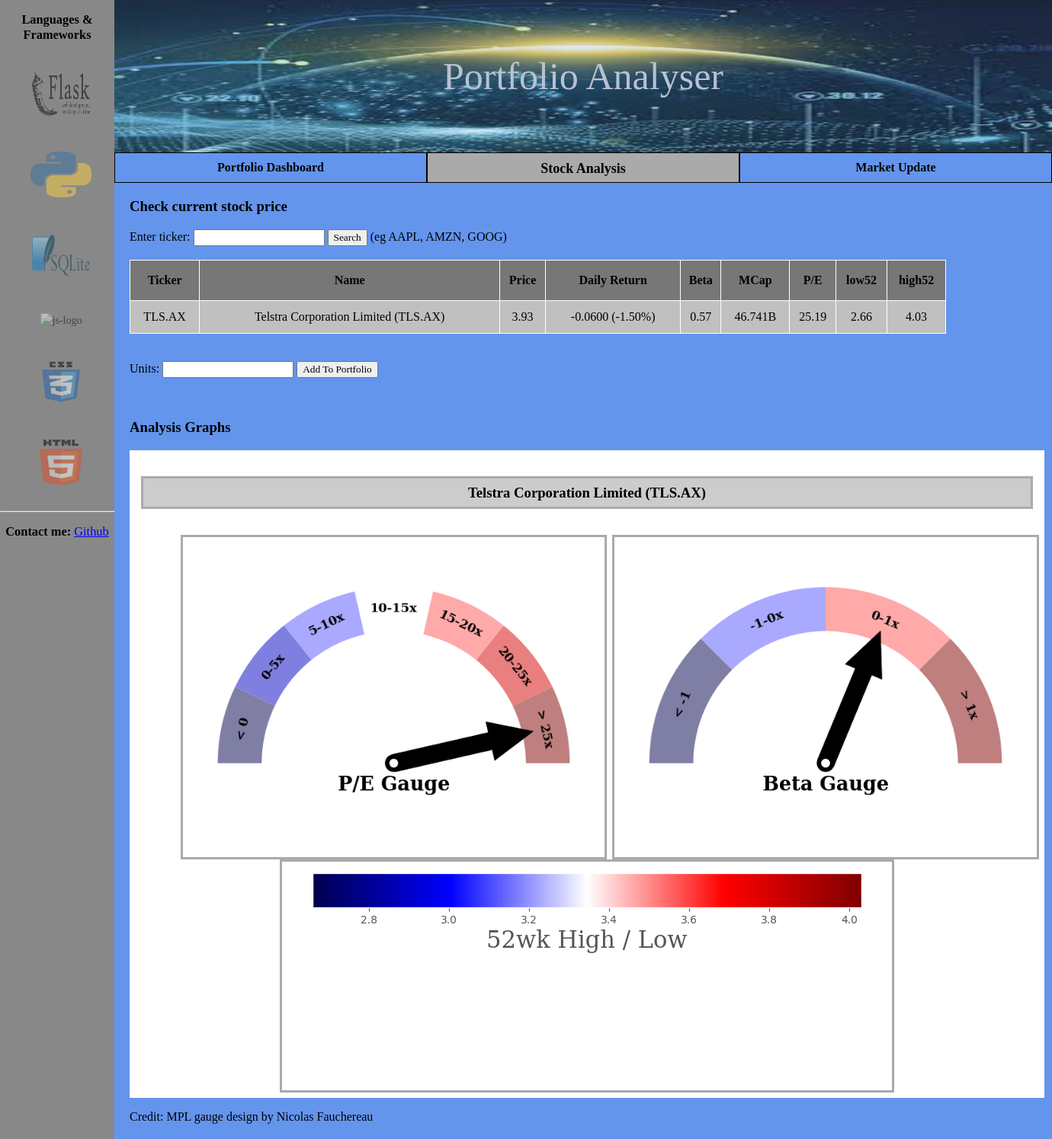
The app's page /analysis with its own data.
### app.py (models this page shows, shortened)
class Stock(db.Model):
    id = db.Column(db.Integer, primary_key=True)
    ticker = db.Column(db.String(10))
    name = db.Column(db.String(20))
    price = db.Column(db.Numeric(9, 2))
    daily_return = db.Column(db.String(20))
    beta = db.Column(db.Numeric(9, 2))
    mcap = db.Column(db.String(10))
    pe = db.Column(db.Numeric(9, 2))
    low52 = db.Column(db.Numeric(9, 2))
    high52 = db.Column(db.Numeric(9, 2))

### app.py (the view)
@app.route("/analysis", methods=["POST", "GET"])
def analysis():
    if request.method == "POST":
        stock_stats = find_stock()
        new_search = Stock(ticker=request.form["ticker-search"], name=str(stock_stats[0]), price=str(stock_stats[1]),
                           daily_return=str(stock_stats[2]), beta=str(stock_stats[3]), mcap=str(stock_stats[4]),
                           pe=str(stock_stats[5]), low52=str(stock_stats[6]), high52=str(stock_stats[7]))
        try:
            db.session.add(new_search)
            db.session.commit()
            return redirect("/analysis")
        except:
            return "Error searching stock"
    else:
        current = Stock.query.order_by(Stock.id.desc()).first()
        return render_template("analysis.html", current=current)

### templates/analysis.html (shortened to what this page needs)
{% extends 'base.html' %}
{% block body %}
<main class="pageContent">
    <h3>Check current stock price</h3>
    <form action="/analysis" method="POST">
        <label for="ticker-search">Enter ticker: </label>
        <input type="text" name="ticker-search" id="ticker-search" required>
        <input type="submit" name="submit-search" value="Search">  (eg AAPL, AMZN, GOOG)
    </form><br>
    <table>
        <tr>
            <th>Ticker</th>
            <th>Name</th>
            <th>Price</th>
            <th>Daily Return</th>
            <th>Beta</th>
            <th>MCap</th>
            <th>P/E</th>
            <th>low52</th>
            <th>high52</th>
        </tr>
        <tr>
            <td>{{  current.ticker  }}</td>
            <td>{{  current.name  }}</td>
            <td>{{  current.price  }}</td>
            <td>{{  current.daily_return  }}</td>
            <td>{{  current.beta  }}</td>
            <td>{{  current.mcap  }}</td>
            <td>{{  current.pe  }}</td>
            <td>{{  current.low52  }}</td>
            <td>{{  current.high52  }}</td>
        </tr>
    </table><br><br>
    <form action="/" method="POST">
        <label for="units">Units:</label>
        <input type="number" name="units" id="units" required>
        <input type="submit" name="submit" value="Add To Portfolio">
    </form><br><br>
    <h3>Analysis Graphs</h3>
    <section id="analysisGraphs">
        <div id="graphHeadingContainer"><h3 id="analysisGraphHeading">{{  current.name  }}</h3></div>
        <div class="gaugeContainer">
            <img id="g3" src="/gaugePE.png" alt="P/E Gauge Chart" height="400">
            <img id="g4" src="/gaugeBeta.png" alt="Beta Gauge Chart" height="400">
        </div>
        <div id="highlowbar"><img id="g5" src="/highlow52.png" alt="52wk High/Low Chart"></div>
    </section>
    <p>Credit: MPL gauge design by Nicolas Fauchereau</p>
</main>
{% endblock %}

### static/css/main.css (style rules this page uses)
* { font-family: serif; }
h1, body { margin: 0px; padding: 0px; }
table, td, th { border: 1.5px solid #FFF; background-color: silver; border-collapse: collapse; text-align: center; }
table { width: 90% }
th { height: 50px; background-color: #777; }
td { height: 40px; }
body { background-color: CornflowerBlue; font-family: sans-serif; margin-left: 150px; }
.pageContent { margin: 20px; display: block; animation: smooth 500ms ease-in; }
#graphHeadingContainer { padding: 15px; border: 15px; }
#analysisGraphHeading { border: 3px solid #AAA; column-gap: 5px; background-color: #CCC; font-weight: bold; line-height: 2; text-align: center; }
#analysisGraphs { width: 1200px; height: 850px; background-color: white; z-index: -1; position: flex; }
#g3 { padding: 10px; border: 3px solid #AAA; }
#g4 { padding: 10px; border: 3px solid #AAA; }
#g5 { position: inline-block; border: 3px solid #AAA; }
.gaugeContainer { display: grid; grid-template-columns: 500px 500px; justify-content: space-evenly; }
#highlowbar { display: grid; height: 100px; justify-content: center; }

### records on screen
Stock: ticker "TLS.AX", name "Telstra Corporation Limited (TLS.AX)", price "3.93", daily_return "-0.0600 (-1.50%)", beta "0.57", mcap "46.741B", pe "25.19", low52 "2.66", high52 "4.03"
